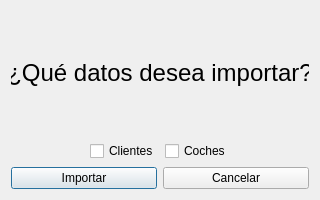
<?xml version="1.0" encoding="UTF-8"?>
<ui version="4.0">
 <class>dialogoTipoImportacion</class>
 <widget class="QDialog" name="dialogoTipoImportacion">
  <property name="geometry">
   <rect>
    <x>0</x>
    <y>0</y>
    <width>320</width>
    <height>200</height>
   </rect>
  </property>
  <property name="minimumSize">
   <size>
    <width>320</width>
    <height>200</height>
   </size>
  </property>
  <property name="maximumSize">
   <size>
    <width>320</width>
    <height>200</height>
   </size>
  </property>
  <property name="windowTitle">
   <string>Dialog</string>
  </property>
  <layout class="QVBoxLayout" name="verticalLayout">
   <item>
    <widget class="QLabel" name="label">
     <property name="font">
      <font>
       <pointsize>18</pointsize>
       <weight>50</weight>
       <italic>false</italic>
       <bold>false</bold>
       <strikeout>false</strikeout>
       <kerning>true</kerning>
      </font>
     </property>
     <property name="text">
      <string>¿Qué datos desea importar?</string>
     </property>
     <property name="textFormat">
      <enum>Qt::PlainText</enum>
     </property>
     <property name="alignment">
      <set>Qt::AlignCenter</set>
     </property>
    </widget>
   </item>
   <item>
    <layout class="QHBoxLayout" name="horizontalLayout_2">
     <item>
      <spacer name="horizontalSpacer">
       <property name="orientation">
        <enum>Qt::Horizontal</enum>
       </property>
       <property name="sizeHint" stdset="0">
        <size>
         <width>40</width>
         <height>20</height>
        </size>
       </property>
      </spacer>
     </item>
     <item>
      <widget class="QCheckBox" name="checkboxClientes">
       <property name="text">
        <string>Clientes</string>
       </property>
      </widget>
     </item>
     <item>
      <widget class="QCheckBox" name="checkboxCoches">
       <property name="text">
        <string>Coches</string>
       </property>
      </widget>
     </item>
     <item>
      <spacer name="horizontalSpacer_2">
       <property name="orientation">
        <enum>Qt::Horizontal</enum>
       </property>
       <property name="sizeHint" stdset="0">
        <size>
         <width>40</width>
         <height>20</height>
        </size>
       </property>
      </spacer>
     </item>
    </layout>
   </item>
   <item>
    <layout class="QHBoxLayout" name="horizontalLayout">
     <item>
      <widget class="QPushButton" name="buttonImportar">
       <property name="text">
        <string>Importar</string>
       </property>
      </widget>
     </item>
     <item>
      <widget class="QPushButton" name="buttonCancelar">
       <property name="text">
        <string>Cancelar</string>
       </property>
      </widget>
     </item>
    </layout>
   </item>
  </layout>
 </widget>
 <resources/>
 <connections/>
</ui>
